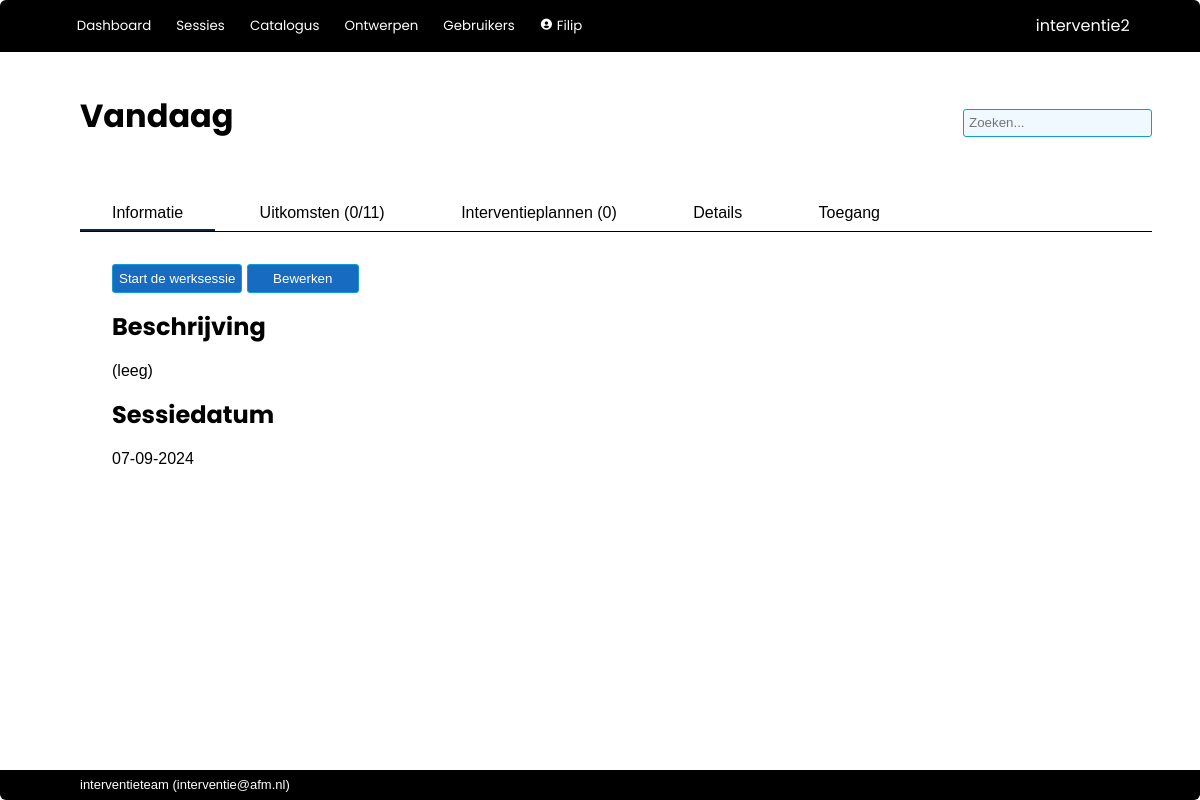
The app's page /worksession/2 (signed in), older data.
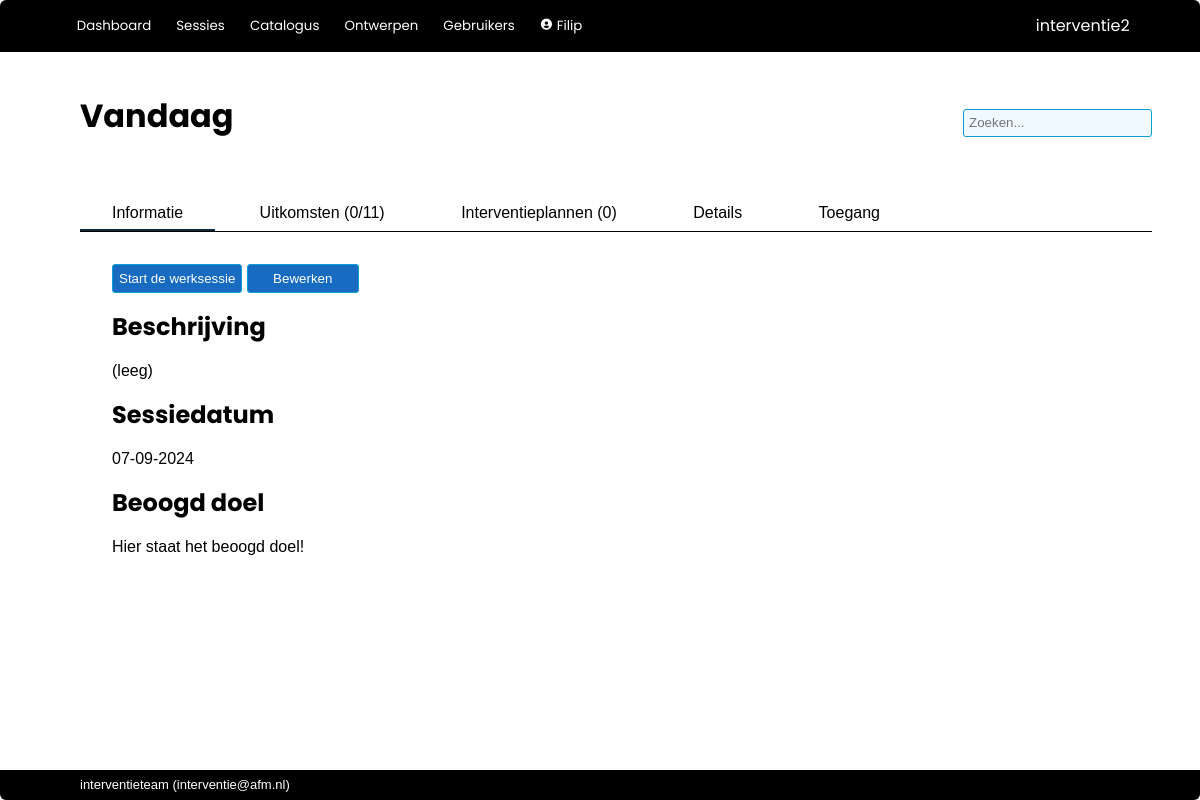
The same page, newer data.
### interventie2/models.py (models this page shows, shortened)
class User(db.Model, UserMixin):
    __tablename__ = 'users'
    id            = db.Column(db.Integer, primary_key=True)
    name          = db.Column(db.String(80), nullable=False, unique=True)
    password      = db.Column(db.String(200), nullable=False)
    role_id       = db.Column(db.Integer, db.ForeignKey('roles.id'), nullable=False, default=4) #references roles.id
    description   = db.Column(db.String(2000), nullable=False, default="")
    email         = db.Column(db.String(254))
    link          = db.Column(db.String(1000))
    active        = db.Column(db.Boolean, nullable=False, default=True)
    date_created  = db.Column(db.DateTime(timezone=True), server_default=func.now())
    last_seen     = db.Column(db.DateTime(timezone=True), server_default=func.now())
    role = relationship('Role')
    messages = relationship('Message', back_populates='recipient', foreign_keys="Message.recipient_id", cascade='all, delete-orphan')
    messages_sent = relationship('Message', back_populates='sender', foreign_keys="Message.sender_id")
    worksession = relationship('Worksession', back_populates='creator')
    plan = relationship('Plan', back_populates='creator')
    allowed_worksessions = relationship('Worksession', secondary='worksession_access', back_populates='allowed_users')
    owned_instruments = relationship('Instrument', back_populates='owner')
    def unread_messages(self):
        return sum(1 for message in self.messages if (message.unread) and (message.deliver_after.date() <= date.today()))
    def unread_message_alert(self):
        return self.unread_messages() > 0

class Worksession(db.Model):
    __tablename__ = 'worksessions'
    id            = db.Column(db.Integer, primary_key=True)
    name          = db.Column(db.String(100), nullable=False)
    date_modified = db.Column(db.DateTime(timezone=True), server_default=func.now())
    parent_id     = db.Column(db.Integer, db.ForeignKey('worksessions.id'))
    child_description = db.Column(db.String(2000), nullable=False, default="")
    participants  = db.Column(db.String(500), nullable=False, default="")
    date          = db.Column(db.DateTime(timezone=True))
    project_number= db.Column(db.String(100))
    description   = db.Column(db.String(2000), nullable=False, default="")
    effect        = db.Column(db.String(2000), nullable=False, default="")
    link_to_page  = db.Column(db.String(1000), nullable=False, default="")
    show_instruments = db.Column(db.Boolean, default=True)
    mark_top_instruments = db.Column(db.Integer, nullable=False, default=1)
    show_rest_instruments = db.Column(db.Boolean, default=False)
    show_tags     = db.Column(db.Boolean, default=True)
    presenter_mode_zoom = db.Column(db.Numeric(3,2), nullable=False, default=1.25)
    presenter_mode_color_title = db.Column(db.String(7))
    presenter_mode_text_color_title = db.Column(db.String(7))
    presenter_mode_color_nav = db.Column(db.String(7))
    presenter_mode_text_color = db.Column(db.String(7))
    presenter_mode_text_color_nav = db.Column(db.String(7))
    presenter_mode_color_coll = db.Column(db.String(7))
    presenter_mode_text_color_coll = db.Column(db.String(7))
    presenter_mode_color_highlight = db.Column(db.String(7))
    presenter_mode_text_color_highlight = db.Column(db.String(7))
    presenter_mode_text_color_heading = db.Column(db.String(7))
    presenter_mode_background_color1 = db.Column(db.String(7))
    presenter_mode_background_color2 = db.Column(db.String(7))
    archived      = db.Column(db.Boolean, default=False)
    question_set_id = db.Column(db.Integer, db.ForeignKey('question_sets.id'))
    process_id    = db.Column(db.Integer, db.ForeignKey('processes.id'), nullable=False, default=1)
    enable_voting = db.Column(db.Boolean, default=False)
    voting_key    = db.Column(db.String(6), nullable=False, default=generate_secret_key(6))
    creator_id    = db.Column(db.Integer, db.ForeignKey('users.id'))
    secret_key    = db.Column(db.String(20), nullable=False, default=generate_secret_key())
    parent = relationship('Worksession', remote_side=[id], backref='children')
    creator = relationship('User', back_populates='worksession')
    allowed_users = relationship('User', secondary='worksession_access', back_populates='allowed_worksessions')
    answers = relationship('Answer', back_populates='worksession', cascade='all, delete-orphan')
    votes = relationship('Votes', back_populates='worksession', cascade='all, delete-orphan')
    question_set = relationship('QuestionSet')
    process = relationship('Process')
    plan = relationship('Plan', back_populates='worksession', cascade='all, delete-orphan')
    def completion(self, perc=False, raw=False, dec=0):
        given_answers = 0
        for a in self.answers:
            if a.completed():
                given_answers += 1
        if perc:
            return f'{round((given_answers/(1.0*self.question_set.size()))*100,dec)}%'
        if raw:
            return given_answers/(1.0*self.question_set.size())
        return f'{given_answers}/{self.question_set.size()}'
    def is_option_selected(self, option):
        for answer in self.answers:
            for selection in answer.selection:
                if option == selection.option:
                    return True
        return False

class Question(db.Model):
    __tablename__ = 'questions'
    id            = db.Column(db.Integer, primary_key=True)
    name          = db.Column(db.String(500), nullable=False)
    description   = db.Column(db.String(2000), nullable=False, default="")
    question_set_id = db.Column(db.Integer, db.ForeignKey('question_sets.id'))  #references question_sets.id
    allow_motivation = db.Column(db.Boolean, nullable=False, default=True)
    allow_choice  = db.Column(db.Boolean, nullable=False, default=True)
    allow_multiselect = db.Column(db.Boolean, nullable=False, default=False)
    allow_weight  = db.Column(db.Boolean, nullable=False, default=False)
    order         = db.Column(db.Integer, nullable=False, default=100)
    required_active_tags = relationship('Tag', secondary='question_required_tags')
    options = relationship('Option', cascade='all, delete-orphan')
    question_set = relationship('QuestionSet', back_populates='questions')
    @hybrid_property
    def is_category(self):
        return (not(self.allow_motivation or self.allow_choice))

### interventie2/main/routes.py (the view)
@main.route('/worksession/<int:worksession_id>', methods=['GET', 'POST'])
@login_required
def show_worksession(worksession_id):
	if not current_user.role.see_all_worksessions and current_user not in Worksession.query.get(worksession_id).allowed_users:
		return render_template('error/index.html', title='Onvoldoende rechten', message='Onvoldoende rechten om deze sessie te zien.')
	worksession = Worksession.query.get(worksession_id)
	advisor = Advisor(worksession=worksession, instruments=Instrument.query.all())
	to_be_hashed = f'{date.today()}{worksession.secret_key}'
	invitation_string = hashlib.sha1(to_be_hashed.encode('utf-8')).hexdigest()
	form = EditWorksessionAccessForm()
	form.user.choices = [(user.id, user.name) for user in User.query.order_by(User.name)]
	if form.validate_on_submit():
		for user_id in form.user.data:
			worksession.allowed_users.append(User.query.get(user_id))
		db.session.commit()
	elif request.method == "GET":
		pass
	return render_template('main/worksession.html',
						worksession=worksession,
						advisor=advisor,
						form=form,
						invitation_string=invitation_string)

### interventie2/main/templates/main/worksession.html (shortened to what this page needs)
{% extends 'base.html' %}
{% block page_title %}
{{ worksession.name }} {% if worksession.project_number != "" %}({{ worksession.project_number }}){% endif %}
{% endblock %}
{% block tabs %}
<div class="tab_bar">
    <button class="tablinks" onclick="switch_tab(event, 'ws_main')" id="defaultOpen">Informatie</button>
    <button class="tablinks" onclick="switch_tab(event, 'ws_summary')">Uitkomsten ({{ worksession.completion() }})</button>
    <button class="tablinks" onclick="switch_tab(event, 'ws_plans')">Interventieplannen ({{ worksession.plan | count }})</button>
    <button class="tablinks" onclick="switch_tab(event, 'ws_details')">Details</button>
    <button class="tablinks" onclick="switch_tab(event, 'ws_settings')">Toegang</button>
</div>
{% endblock %}
{% block body %}
<div id="ws_main" class="tabcontent text_area">
        <a href="{{ url_for('main.case', worksession_id=worksession.id) }}"><button type="button">Start de werksessie</button></a>
        <a href="{{ url_for('main.edit_worksession', worksession_id=worksession.id) }}"><button type="button">Bewerken</button></a>
    <h1>Beschrijving</h1>
    {% if worksession.description | length == 0 %}
        (leeg)
    {% endif %}
    <h1>Sessiedatum</h1>
    {{ worksession.date.strftime('%d-%m-%Y') }}
    {% if worksession.effect | length > 0 %}
    <h1>Beoogd doel</h1>
        {{ worksession.effect | escape | markdown }}
    {% endif %}
</div>
{% endblock %}

### interventie2/templates/base.html (shortened to what this page needs)
<!DOCTYPE html>
<html lang="en">
    <head>
        <link rel="stylesheet" href="{{ url_for('static', filename='css/styles.css')}}">
        <link href="https://unpkg.com/boxicons@2.1.2/css/boxicons.min.css" rel="stylesheet">
    </head>
    <body>
        {% import 'jinja_macros.html' as macro %}
        <header>
            <div class="logo">{{ config['APP_NAME'] }}</div>
            <div class="modes">
                {% if current_user.is_authenticated %}
                    <button>
                        <a href="{{ url_for('main.index') }}">Dashboard</a>
                    </button>
                    <button>
                        <a href="{{ url_for('main.worksessions') }}">Sessies</a>
                    </button>
                    <button>
                        <a href="{{ url_for('catalog.index') }}">Catalogus</a>
                    </button>
                    {% if current_user.role.edit_questionnaire %}
                        <button>
                            <a href="{{ url_for('tools.index') }}">Ontwerpen</a>
                        </button>
                    {% endif %}
                    {% if current_user.role.edit_users %}
                        <button>
                            <a href="{{ url_for('admin.index') }}">Gebruikers</a>
                        </button>
                    {% endif %}
                    <button>
                        <a href="{{ url_for('admin.user', id=current_user.id) }}"><i class='bx bxs-user-circle'></i>
                            {{ current_user.name }}
                        </a>
                    </button>
                {% else %}
                    <button>
                        <a href="{{ url_for('main.login') }}">Login</a>
                    </button>
                {% endif %}
            </div>
        </header>
        <nav>
            <div class="title">{% block page_title %}{% endblock %}</div>
            {% if current_user.is_authenticated %}
                <form action="/analysis/search" method="get" class="search">
                    <input id="search" type="search"  name="q" value="{{ request.args.get('q') or '' }}" placeholder="Zoeken...">
                </form>
            {% endif %}
            <div class="tabs">{% block tabs %}{% endblock %}</div>
        </nav>
        <main>
            <section>{% block body %}{% endblock %}</section>
        </main>
        <footer>{{ config['MAINTAINER'] }} (<a href="mailto:{{ config['MAINTAINER_EMAIL'] }}">{{ config['MAINTAINER_EMAIL'] }}</a>)</footer>
    </body>
</html>

Row changes from the older to the newer data that the page shows:
changed Worksession "Vandaag": effect (not shown) → "Hier staat het beoogd doel!"
Text that changed along with them:
text now shown: "Beoogd doel"
